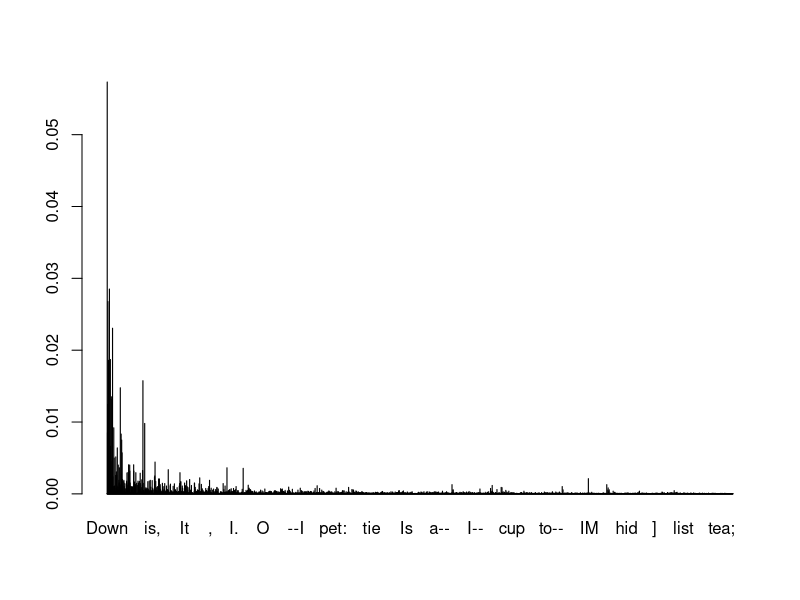
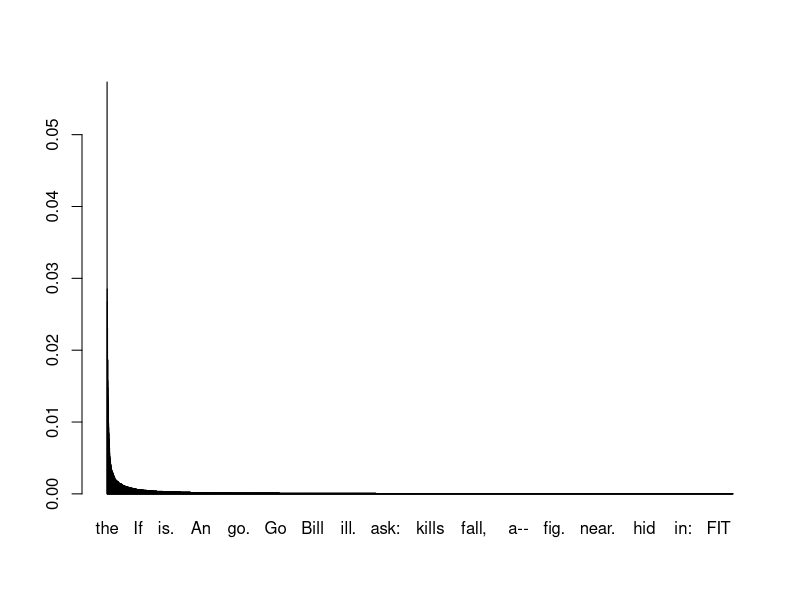

Here is the R script that generated these plots, in order:
#Code by Caitlin Diddams for "Textual Analysis with R For Humanists," SUNY Buffalo April 18 2014
# Operations

  #Expressions
    # from command line

1+1

"hello world"

(10*5)/2

  # Logical values (Boolean)

5<6
x=10
5+5==10

# Objects

x<-42

x/2

x<-"hello world"

help(sum)

?help
sum(1,2,3)

  #Vectors

c(1,2,3)

c("a", "b", "c")

sentence<-c("hello", "world")

sentence[2]

sentence[3]<-"!"

a<-c(1,2,NA,3)

sum(a)

sum(a, na.rm = TRUE)

  #Functions

f<-function(x,y){x+y}
f(2,3)

f<-function(x, y) {
  z1 <- 2*x + y
  z2 <- x + 2*y
  z3 <- 2*x + 2*y
  z4 <- x/y
  return(c(z1, z2, z3, z4))
}


    #scan
cat <- scan("carroll_alice.txt", what = "character")
head(cat)
#cat<-scan("catullus_adcornelium.txt", what = "character", sep = "")

    #length
length(cat)

    #which
which(cat=="alice")
which(cat=="the")
length(which(cat=="alice"))

#unique
unicat <- unique(cat)

    #loops

#for (i in unicat) {print (i)}

words <- c()
freqs <- c()
position <- 1
x <- cat

for (i in unique(x)) {
  current.word <- which(x==i)
  frequencies <- length(current.word)/length(x)
  freqs[position]<-frequencies
  words[position]<-i
  position<-position + 1
}

# Data Frames
df <- data.frame(words, freqs, stringsAsFactors=FALSE)
head(df)

# Bar Plot
barplot(freqs, names=words)

  #sorting results
sortedfrequencies <- order(df$freqs, decreasing = TRUE)
sorteddf <- df[sortedfrequencies,]
head(sorteddf)

with(sorteddf, barplot(freqs, names=words))

